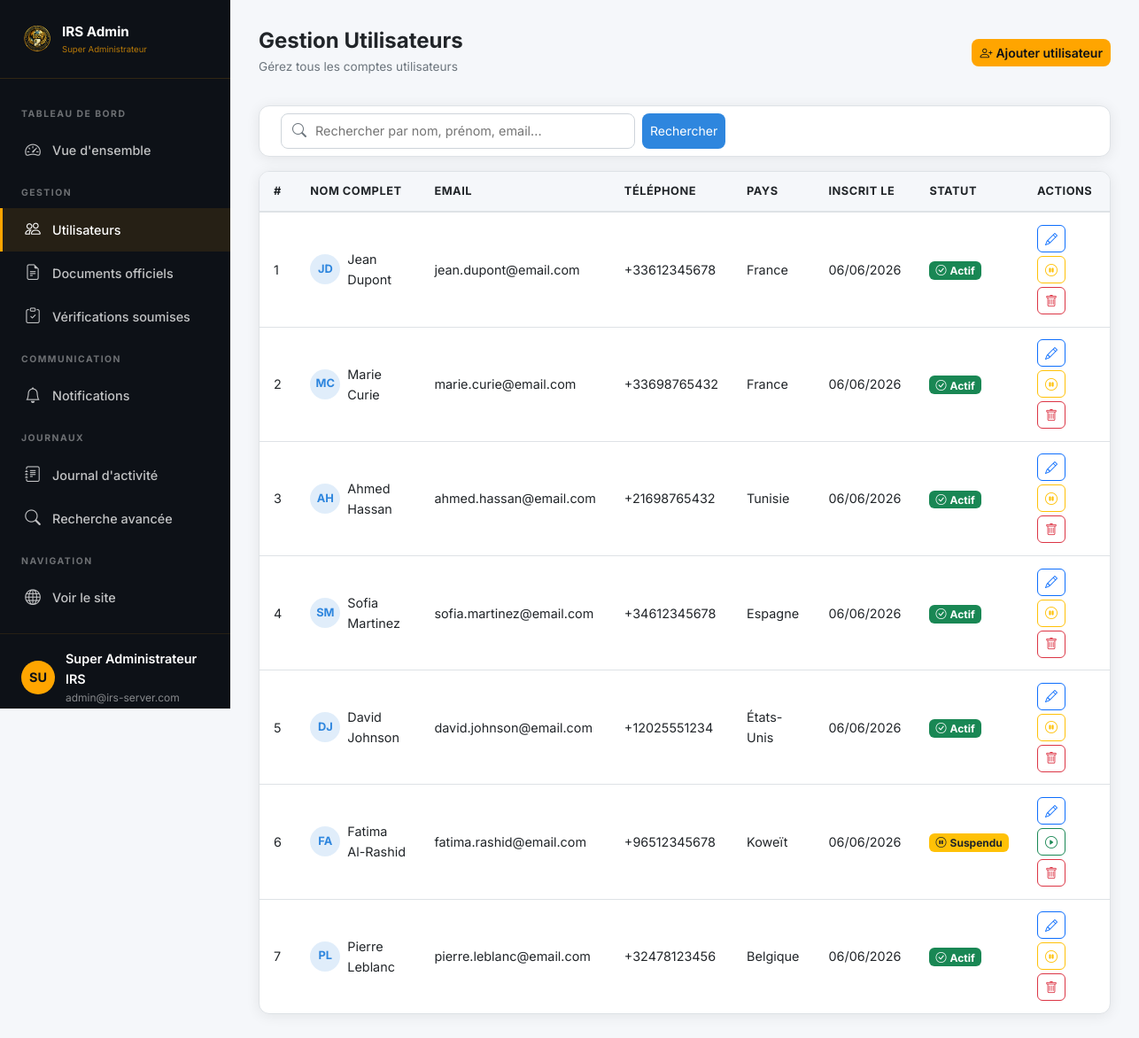
Page /admin/users.php (signed in) on the committed database.
### tables this page shows
CREATE TABLE `users` (
  `id` INT(11) NOT NULL AUTO_INCREMENT,
  `first_name` VARCHAR(50) NOT NULL,
  `last_name` VARCHAR(50) NOT NULL,
  `email` VARCHAR(100) NOT NULL,
  `phone` VARCHAR(20) DEFAULT NULL,
  `country` VARCHAR(100) DEFAULT NULL,
  `password` VARCHAR(255) NOT NULL,
  `status` ENUM('active','suspended','inactive') NOT NULL DEFAULT 'active',
  `profile_picture` VARCHAR(255) DEFAULT NULL,
  `last_login` TIMESTAMP NULL DEFAULT NULL,
  `created_at` TIMESTAMP NOT NULL DEFAULT CURRENT_TIMESTAMP,
  `updated_at` TIMESTAMP NOT NULL DEFAULT CURRENT_TIMESTAMP ON UPDATE CURRENT_TIMESTAMP,
  PRIMARY KEY (`id`),
  UNIQUE KEY `email` (`email`)
);

### includes/functions.php (called while the page is built, shortened)
<?php
function getLang() {
    return 'fr';
}
function getTheme() {
    return 'light';
}
function formatDate($date) {
    return date('d/m/Y', strtotime($date));
}

### admin/users.php (the view, shortened to what this page needs)
<?php
require_once __DIR__ . '/../includes/functions.php';
$search = $conn->real_escape_string($_GET['search'] ?? '');
$where = $search ? "WHERE first_name LIKE '%$search%' OR last_name LIKE '%$search%' OR email LIKE '%$search%'" : '';
$users = $conn->query("SELECT * FROM users $where ORDER BY created_at DESC");
$lang = getLang(); $theme = getTheme();
?>
<!DOCTYPE html>
<html lang="<?= $lang ?>" data-theme="<?= $theme ?>">
<head>
    <link rel="stylesheet" href="https://cdn.jsdelivr.net/npm/bootstrap@5.3.2/dist/css/bootstrap.min.css">
    <link rel="stylesheet" href="https://cdn.jsdelivr.net/npm/bootstrap-icons@1.11.3/font/bootstrap-icons.min.css">
    <link rel="stylesheet" href="/assets/css/style.css">
</head>
<body>
<div class="dashboard-wrapper">
    <?php include __DIR__ . '/../includes/admin-sidebar.php'; ?>
    <div class="main-content">
        <div class="top-bar">
            <div class="d-flex align-items-center gap-3">
                <div><h1 class="page-title">Gestion Utilisateurs</h1><p class="page-subtitle">Gérez tous les comptes utilisateurs</p></div>
            </div>
            <button class="btn btn-sm" style="background:#ffa500;color:#0d1117;border-radius:8px;font-weight:600;" data-bs-toggle="modal" data-bs-target="#addUserModal">
                <i class="bi bi-person-plus me-1"></i>Ajouter utilisateur
            </button>
        </div>
        <div class="irs-card mb-3">
            <div class="irs-card-body py-2">
                <form method="GET" class="d-flex gap-2">
                    <div class="search-box flex-grow-1" style="max-width:400px;">
                        <i class="bi bi-search"></i>
                        <input type="text" name="search" placeholder="Rechercher par nom, prénom, email..." value="<?= htmlspecialchars($_GET['search'] ?? '') ?>">
                    </div>
                    <button type="submit" class="btn btn-sm" style="background:var(--irs-blue);color:white;border-radius:8px;">Rechercher</button>
                </form>
            </div>
        </div>
        <div class="irs-card">
            <div style="overflow-x:auto;">
                <?php if ($users && $users->num_rows > 0): ?>
                <table class="irs-table w-100">
                    <thead>
                        <tr><th>#</th><th>Nom complet</th><th>Email</th><th>Téléphone</th><th>Pays</th><th>Inscrit le</th><th>Statut</th><th>Actions</th></tr>
                    </thead>
                    <tbody>
                        <?php $n=1; while ($u = $users->fetch_assoc()): ?>
                        <tr>
                            <td><?= $n++ ?></td>
                            <td>
                                <div class="d-flex align-items-center gap-2">
                                    <div style="width:34px;height:34px;background:rgba(46,134,222,0.15);border-radius:50%;display:flex;align-items:center;justify-content:center;font-weight:700;font-size:0.8rem;color:var(--irs-blue);flex-shrink:0;">
                                        <?= strtoupper(substr($u['first_name'],0,1).substr($u['last_name'],0,1)) ?>
                                    </div>
                                    <span><?= htmlspecialchars($u['first_name'].' '.$u['last_name']) ?></span>
                                </div>
                            </td>
                            <td><?= htmlspecialchars($u['email']) ?></td>
                            <td><?= htmlspecialchars($u['phone'] ?: '-') ?></td>
                            <td><?= htmlspecialchars($u['country'] ?: '-') ?></td>
                            <td style="white-space:nowrap;"><?= formatDate($u['created_at']) ?></td>
                            <td>
                                <?php if ($u['status'] === 'active'): ?>
                                <span class="badge bg-success"><i class="bi bi-check-circle me-1"></i>Actif</span>
                                <?php elseif ($u['status'] === 'suspended'): ?>
                                <span class="badge bg-warning text-dark"><i class="bi bi-pause-circle me-1"></i>Suspendu</span>
                                <?php else: ?>
                                <span class="badge bg-secondary"><?= $u['status'] ?></span>
                                <?php endif; ?>
                            </td>
                            <td>
                                <div class="d-flex gap-1 flex-wrap">
                                    <button class="btn btn-sm btn-outline-primary" style="border-radius:6px;" data-bs-toggle="modal" data-bs-target="#editUser<?= $u['id'] ?>" title="Modifier"><i class="bi bi-pencil"></i></button>
                                    <?php if ($u['status'] === 'active'): ?>
                                    <a href="/admin/users.php?action=suspend&id=<?= $u['id'] ?>" class="btn btn-sm btn-outline-warning" style="border-radius:6px;" title="Suspendre" onclick="return confirm('Suspendre cet utilisateur ?')"><i class="bi bi-pause-circle"></i></a>
                                    <?php else: ?>
                                    <a href="/admin/users.php?action=activate&id=<?= $u['id'] ?>" class="btn btn-sm btn-outline-success" style="border-radius:6px;" title="Activer" onclick="return confirm('Activer cet utilisateur ?')"><i class="bi bi-play-circle"></i></a>
                                    <?php endif; ?>
                                    <a href="/admin/users.php?action=delete&id=<?= $u['id'] ?>" class="btn btn-sm btn-outline-danger" style="border-radius:6px;" title="Supprimer" onclick="return confirm('Supprimer définitivement cet utilisateur ?')"><i class="bi bi-trash"></i></a>
                                </div>
                            </td>
                        </tr>
                        <?php endwhile; ?>
                    </tbody>
                </table>
                <?php else: ?>
                <div class="empty-state"><i class="bi bi-people"></i><p>Aucun utilisateur trouvé.</p></div>
                <?php endif; ?>
            </div>
        </div>
    </div>
</div>
</body></html>

### assets/css/style.css (style rules this page uses)
:root { --irs-dark-blue: #0A2342; --irs-blue: #2E86DE; --irs-white: #FFFFFF; --irs-green: #28A745; --irs-red: #DC3545; --irs-gray: #F5F7FA; --irs-text: #212529; --irs-text-muted: #6c757d; --irs-border: #dee2e6; --irs-card-bg: #FFFFFF; --irs-sidebar-bg: #0A2342; --irs-sidebar-text: #FFFFFF; --irs-nav-bg: #0A2342; --irs-body-bg: #F5F7FA; --irs-input-bg: #FFFFFF; --irs-input-border: #ced4da; --irs-input-text: #212529; --shadow: 0 2px 15px rgba(0,0,0,0.08); --shadow-lg: 0 8px 30px rgba(0,0,0,0.12); --radius: 12px; --transition: all 0.3s ease; }
* { box-sizing: border-box; }
body { font-family: 'Inter', 'Segoe UI', sans-serif; background: var(--irs-body-bg); color: var(--irs-text); transition: var(--transition); line-height: 1.6; }
.dashboard-wrapper { display: flex; min-height: 100vh; }
.main-content { margin-left: 260px; flex: 1; padding: 2rem; min-height: 100vh; background: var(--irs-body-bg); }
.top-bar { display: flex; align-items: center; justify-content: space-between; margin-bottom: 2rem; flex-wrap: wrap; gap: 1rem; }
.page-title { font-size: 1.5rem; font-weight: 700; color: var(--irs-text); margin: 0; }
.page-subtitle { font-size: 0.85rem; color: var(--irs-text-muted); margin: 0.25rem 0 0; }
.irs-card { background: var(--irs-card-bg); border-radius: var(--radius); box-shadow: var(--shadow); border: 1px solid var(--irs-border); overflow: hidden; margin-bottom: 1.5rem; }
.irs-card-body { padding: 1.5rem; }
.irs-table { width: 100%; border-collapse: separate; border-spacing: 0; }
.irs-table th { background: var(--irs-gray); color: var(--irs-text); font-size: 0.8rem; font-weight: 700; text-transform: uppercase; letter-spacing: 0.5px; padding: 0.75rem 1rem; border-bottom: 2px solid var(--irs-border); white-space: nowrap; }
.irs-table td { padding: 0.85rem 1rem; border-bottom: 1px solid var(--irs-border); color: var(--irs-text); font-size: 0.9rem; vertical-align: middle; }
.irs-table tr:last-child td { border-bottom: none; }
.badge { font-size: 0.75rem; padding: 0.35em 0.6em; border-radius: 6px; }
.search-box { display: flex; align-items: center; gap: 0.5rem; background: var(--irs-input-bg); border: 1px solid var(--irs-input-border); border-radius: 8px; padding: 0.4rem 0.75rem; }
.search-box input { border: none; background: transparent; color: var(--irs-input-text); outline: none; font-size: 0.9rem; flex: 1; }
.search-box i { color: var(--irs-text-muted); }

### rows in the picture
users: first_name+last_name "JD", first_name+last_name "Jean Dupont", email "jean.dupont@email.com", phone "+33612345678", country "France", created_at "06/06/2026", status "active" (drawn)
users: first_name+last_name "MC", first_name+last_name "Marie Curie", email "marie.curie@email.com", phone "+33698765432", country "France", created_at "06/06/2026", status "active" (drawn)
users: first_name+last_name "AH", first_name+last_name "Ahmed Hassan", email "ahmed.hassan@email.com", phone "+21698765432", country "Tunisie", created_at "06/06/2026", status "active" (drawn)
users: first_name+last_name "SM", first_name+last_name "Sofia Martinez", email "sofia.martinez@email.com", phone "+34612345678", country "Espagne", created_at "06/06/2026", status "active" (drawn)
users: first_name+last_name "DJ", first_name+last_name "David Johnson", email "david.johnson@email.com", phone "+12025551234", country "États-Unis", created_at "06/06/2026", status "active" (drawn)
users: first_name+last_name "FA", first_name+last_name "Fatima Al-Rashid", email "fatima.rashid@email.com", phone "+96512345678", country "Koweït", created_at "06/06/2026", status "suspended" (drawn)
users: first_name+last_name "PL", first_name+last_name "Pierre Leblanc", email "pierre.leblanc@email.com", phone "+32478123456", country "Belgique", created_at "06/06/2026", status "active" (drawn)

### other values in the picture
substr($_SESSION['admin_name'] ?? 'A', 0, 2) "SU"
$_SESSION['admin_name'] "Super Administrateur IRS"
$_SESSION['admin_email'] "admin@irs-server.com"
